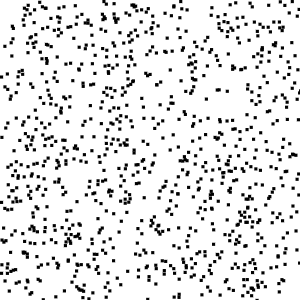
Frame 1 (no input)
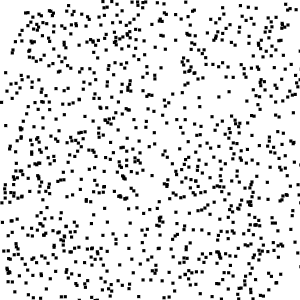
Frame 60 (the mouse pressed at the canvas centre just before this capture)
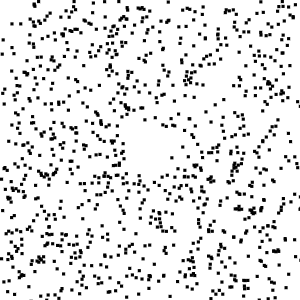
Frame 120 (the mouse held since frame 60 and released just before this capture)

The Processing sketch that drew these frames (run headless with seeded random() and noise(); from frame 60 on, the mouse is pressed at the canvas centre):

// Processing sketch: ParticlesAndMouse
// ── ParticlesAndMouse.pde
//// push particles with mouse
//// based on simple particle system from https://forum.processing.org/two/discussion/18238/how-do-i-write-a-particle-system-to-evolve-to-form-an-uploaded-black-and-white-image#latest

PVector position = new PVector();

float drift = 2.0;
float pushRadius = 20.0;

Particle[] particles = new Particle[1000];
void setup() {
  background(255);
  size(300,300);
  for(int i = 0; i < particles.length; i++) {
    position.x = random(width);
    position.y = random(height);
    particles[i] = new Particle(position.x,position.y);
  }     
}

void draw() {
  background(255);
  for(int j = 0; j < particles.length; j++) {

    //// move particles around every frame
    particles[j].x += random(-drift,drift);
    particles[j].y += random(-drift,drift);

    //// find particles near the mouse
    if(abs(particles[j].x-mouseX)<pushRadius){
      if(abs(particles[j].y-mouseY)<pushRadius){
        //// ...and push them away
        particles[j].x = particles[j].x + (particles[j].x - mouseX);
        particles[j].y = particles[j].y + (particles[j].y - mouseY);
      }
    }
    
    //// push particles back inside the screen
    if(particles[j].x<0){ particles[j].x = 0; }
    if(particles[j].x>width){ particles[j].x = width; }
    if(particles[j].y<0){ particles[j].y = 0; }
    if(particles[j].y>height){ particles[j].y = height; }

    particles[j].show();
  } 
}

class Particle {
  float x;
  float y;
  Particle(float x_,float y_) {
    x = x_;
    y = y_;
  }
  void show() {
    fill(0);
    strokeWeight(.1);
    rect(x,y,3,3);
  }
}
